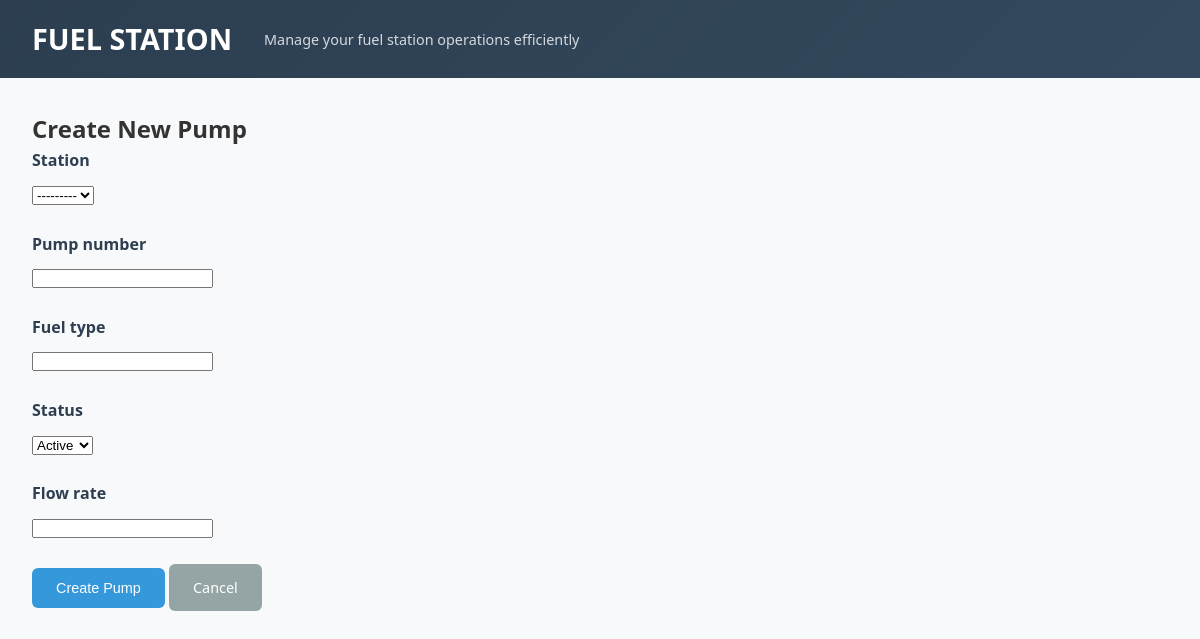
The app's page /pumps/create/, older data.
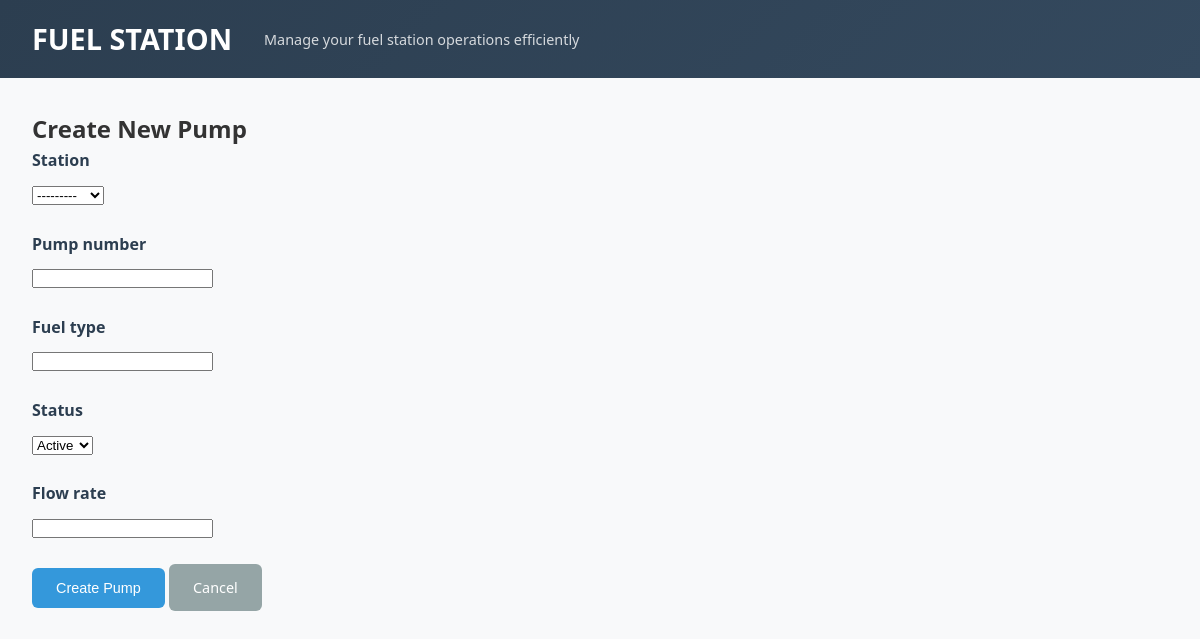
The same page, newer data.
### service/models.py (models this page shows)
class Station(models.Model):
    station_id = models.AutoField(primary_key=True)
    company_id= models.ForeignKey(Company, on_delete=models.CASCADE, related_name='stations')
    manager_id = models.ForeignKey(User, on_delete=models.SET_NULL, null=True, blank=True, related_name='managed_stations')
    name = models.CharField(max_length=100)
    location = models.CharField(max_length=255)
    created_at = models.DateTimeField(auto_now_add=True)
    status = models.CharField(max_length=20, blank=True, null=True)
    def __str__(self):
        return self.name

### service/views.py (the view, shortened to what this page needs)
# urls.py: path('pumps/create/', views.PumpCreateView.as_view(), name='pump_create'),
class PumpCreateView(CreateView):
    model = Pump
    template_name = "pumps/form.html"
    fields = ["station", "pump_number", "fuel_type", "status", "flow_rate"]
    success_url = reverse_lazy('pump_list')

### templates/pumps/form.html (shortened to what this page needs)
{% extends 'base.html' %}
{% block content %}
<div class="container">
    <h2>{% if object %}Update Pump{% else %}Create New Pump{% endif %}</h2>
    <form method="post">
        {% for field in form %}
        <div class="form-group">
            <label for="{{ field.id_for_label }}">{{ field.label }}</label>
            {{ field }}
        </div>
        {% endfor %}
        <button type="submit" class="btn btn-primary">
            {% if object %}Update{% else %}Create{% endif %} Pump
        </button>
        <a href="{% url 'pump_list' %}" class="btn btn-secondary">Cancel</a>
    </form>
</div>
{% endblock %}

Row changes from the older to the newer data that the page shows:
added Station: form "---------"
